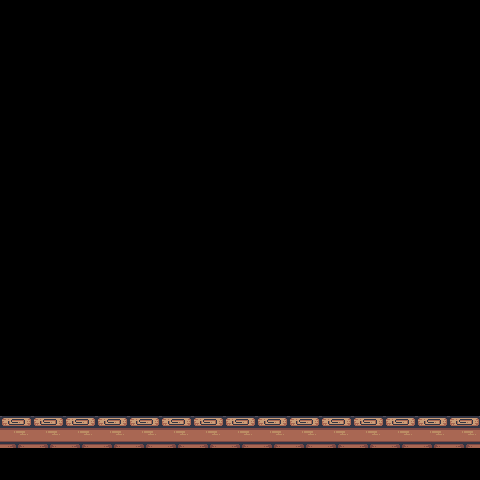

The image is a tile-based game level rendered from a .tmx file. Its description and complete source (layers, tilesets, objects, tile grids) follow:
An orthogonal 15x15 tile map with 32x32 px tiles, 1 tile layer (back).

<map version="1.2" tiledversion="1.3.3" orientation="orthogonal" renderorder="right-down" width="15" height="15" tilewidth="32" tileheight="32" infinite="0" nextlayerid="2" nextobjectid="1">
 <tileset firstgid="1" name="platforms" tilewidth="32" tileheight="32" tilecount="120" columns="12">
  <image source="../platforms.png" width="384" height="320" />
  <tile id="0">
   <properties>
    <property name="collide" type="bool" value="true" />
   </properties>
  </tile>
  <tile id="1">
   <properties>
    <property name="collide" type="bool" value="true" />
   </properties>
  </tile>
  <tile id="2">
   <properties>
    <property name="collide" type="bool" value="true" />
   </properties>
  </tile>
  <tile id="3">
   <properties>
    <property name="collide" type="bool" value="true" />
   </properties>
  </tile>
  <tile id="4">
   <properties>
    <property name="collide" type="bool" value="true" />
   </properties>
  </tile>
  <tile id="5">
   <properties>
    <property name="collide" type="bool" value="true" />
   </properties>
  </tile>
 </tileset>
 <layer id="1" name="back" width="15" height="15">
  <data encoding="csv">
0,0,0,0,0,0,0,0,0,0,0,0,0,0,0,
0,0,0,0,0,0,0,0,0,0,0,0,0,0,0,
0,0,0,0,0,0,0,0,0,0,0,0,0,0,0,
0,0,0,0,0,0,0,0,0,0,0,0,0,0,0,
0,0,0,0,0,0,0,0,0,0,0,0,0,0,0,
0,0,0,0,0,0,0,0,0,0,0,0,0,0,0,
0,0,0,0,0,0,0,0,0,0,0,0,0,0,0,
0,0,0,0,0,0,0,0,0,0,0,0,0,0,0,
0,0,0,0,0,0,0,0,0,0,0,0,0,0,0,
0,0,0,0,0,0,0,0,0,0,0,0,0,0,0,
0,0,0,0,0,0,0,0,0,0,0,0,0,0,0,
0,0,0,0,0,0,0,0,0,0,0,0,0,0,0,
0,0,0,0,0,0,0,0,0,0,0,0,0,0,0,
4,4,4,4,4,4,4,4,4,4,4,4,4,4,4,
0,0,0,0,0,0,0,0,0,0,0,0,0,0,0
</data>
 </layer>
</map>
